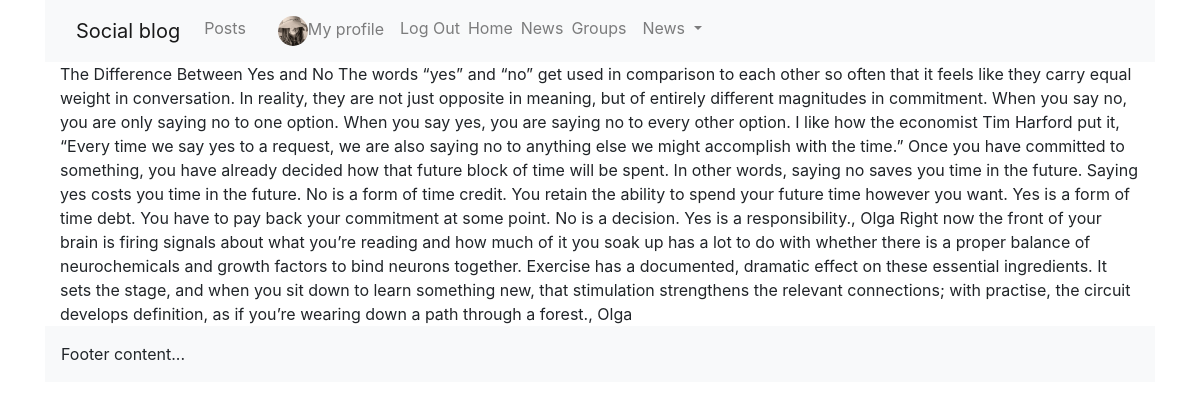
/posts/friends_posts/ (signed in), run on the app's committed database.
### posts/models.py (models this page shows, shortened)
class Post(models.Model):
    content = models.TextField()
    image = models.ImageField(upload_to='posts', validators=[FileExtensionValidator(['png', 'jpg', 'jpeg'])], blank=True)
    liked = models.ManyToManyField('profiles.Profile', blank=True, related_name='likes')
    updated = models.DateTimeField(auto_now=True)
    created = models.DateTimeField(auto_now_add=True)
    author = models.ForeignKey('profiles.Profile', on_delete=models.CASCADE, related_name='posts', null=True)
    group = models.ForeignKey(Group, related_name='posts', null=True, blank=True, on_delete=models.CASCADE)
    class Meta:
        ordering = ('-created',)

### profiles/models.py (models this page shows, shortened)
class Profile(models.Model):
    first_name = models.CharField(max_length=100, blank=True)
    last_name = models.CharField(max_length=100, blank=True)
    user = models.OneToOneField(User, on_delete=models.CASCADE)
    bio = models.TextField(default='No bio...')
    friends = models.ManyToManyField(User, related_name='friends', blank=True)
    email = models.EmailField(max_length=200, blank=True)
    country = models.CharField(max_length=200,blank=True)
    avatar = models.ImageField(default='avatar.png', upload_to='avatars/')
    slug = models.SlugField(unique=True, blank=True)
    updated = models.DateTimeField(auto_now=True)
    created = models.DateTimeField(auto_now_add=True)
    objects = ProfileManager()
    def __str__(self):
        return f'{self.user.username}'   #-{self.created.strftime("%d-%m-%Y")}
    __initial_first_name = None
    __initial_last_name = None
    def __init__(self, *args, **kwargs):
        super().__init__(*args, **kwargs)
        self.__initial_first_name = self.first_name
        self.__initial_last_name = self.last_name
    def get_all_authors_posts(self):
        return self.posts.all()
    class Meta:
        ordering = ['-created',]

### posts/views.py (the view)
# urls.py: path('friends_posts/', views.friends_posts, name='friends_posts'),
@login_required
def friends_posts(request):
    profile = Profile.objects.get(user=request.user)
    users = [user for user in profile.friends.all()]
    posts = []
    qs = None
    for one_user in users:
        prof = Profile.objects.get(user=one_user)
        prof_posts= prof.posts.all().filter()
        posts.append(prof_posts)
    my_posts = profile.get_all_authors_posts()
    posts.append(my_posts)
    if len(posts) >0:
        qs = sorted(chain(*posts), reverse=True, key=lambda obj: obj.created)
    return render(request, 'posts/friends_posts.html', {'posts': qs, 'profile': profile})

### profiles/context_processors.py (called while the page is built)
def profile_pic(request):
    if request.user.is_authenticated:
        profile_obj = Profile.objects.get(user=request.user)
        pic = profile_obj.avatar
        return {'picture': pic}
    return {}

def invitations_no_rec(request):
    if request.user.is_authenticated:
        profile_obj = Profile.objects.get(user=request.user)
        qs_count = Relationship.objects.invitations_received(profile_obj).count()
        return {'invitations_no': qs_count}
    return {}

### profiles/models.py (called while the page is built)
    def invitations_received(self, receiver):
        qs = Relationship.objects.filter(receiver=receiver, status='send')
        return qs

### posts/templates/posts/friends_posts.html
<!DOCTYPE html>
{% extends 'base.html' %}
{% block content %}
  {% for post in posts %}
    {{post.content}},
    {{post.author}}
  {% endfor %}
{% endblock content %}

### data on the page
Post: content "The Difference Between Yes and No The words “yes” and “no” get used in comparison to each other so often that it feels like they carry equal weight in conversation. In reality, they are not just opposite in meaning, but of entirely different magnitudes in commitment. When you say no, you are only saying no to one option. When you say yes, you are saying no to every other option. I like how the economist Tim Harford put it, “Every time we say yes to a request, we are also saying no to anything else we might accomplish with the time.” Once you have committed to something, you have already decided how that future block of time will be spent. In other words, saying no saves you time in the…", author "Olga"
Post: content "Right now the front of your brain is firing signals about what you’re reading and how much of it you soak up has a lot to do with whether there is a proper balance of neurochemicals and growth factors to bind neurons together. Exercise has a documented, dramatic effect on these essential ingredients. It sets the stage, and when you sit down to learn something new, that stimulation strengthens the relevant connections; with practise, the circuit develops definition, as if you’re wearing down a path through a forest.", author "Olga"
